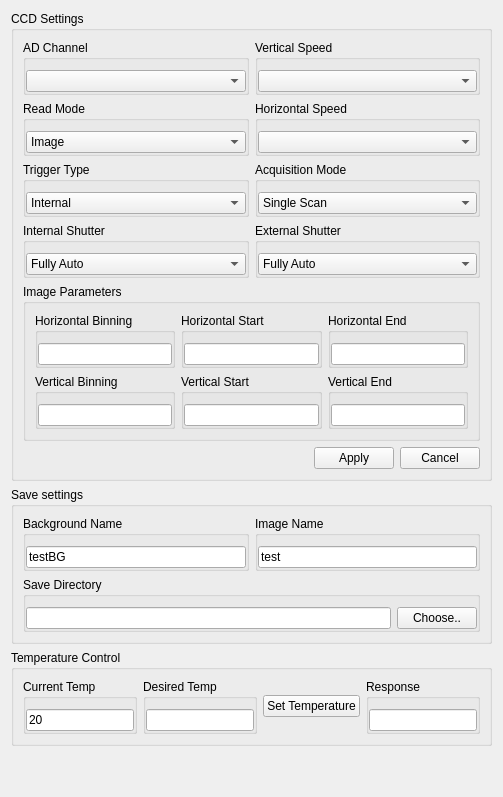
      <widget class="QWidget" name="tabSettings">
       <attribute name="title">
        <string>Settings</string>
       </attribute>
       <layout class="QVBoxLayout" name="verticalLayout_7">
        <item>
         <widget class="QGroupBox" name="gbSettings">
          <property name="title">
           <string>CCD Settings</string>
          </property>
          <layout class="QVBoxLayout" name="verticalLayout_5">
           <item>
            <layout class="QGridLayout" name="gridLayout_2">
             <item row="0" column="0">
              <widget class="QGroupBox" name="groupBox_6">
               <property name="title">
                <string>AD Channel</string>
               </property>
               <property name="flat">
                <bool>true</bool>
               </property>
               <layout class="QVBoxLayout" name="verticalLayout_4">
                <property name="leftMargin">
                 <number>0</number>
                </property>
                <property name="topMargin">
                 <number>10</number>
                </property>
                <property name="rightMargin">
                 <number>0</number>
                </property>
                <property name="bottomMargin">
                 <number>0</number>
                </property>
                <item>
                 <widget class="QComboBox" name="cSettingsADChannel"/>
                </item>
               </layout>
              </widget>
             </item>
             <item row="2" column="1">
              <widget class="QGroupBox" name="groupBox_13">
               <property name="title">
                <string>Horizontal Speed</string>
               </property>
               <property name="flat">
                <bool>true</bool>
               </property>
               <layout class="QHBoxLayout" name="horizontalLayout_11">
                <property name="leftMargin">
                 <number>0</number>
                </property>
                <property name="topMargin">
                 <number>10</number>
                </property>
                <property name="rightMargin">
                 <number>0</number>
                </property>
                <property name="bottomMargin">
                 <number>0</number>
                </property>
                <item>
                 <widget class="QComboBox" name="cSettingsHSS"/>
                </item>
               </layout>
              </widget>
             </item>
             <item row="0" column="1">
              <widget class="QGroupBox" name="groupBox_11">
               <property name="title">
                <string>Vertical Speed</string>
               </property>
               <property name="flat">
                <bool>true</bool>
               </property>
               <layout class="QHBoxLayout" name="horizontalLayout_9">
                <property name="leftMargin">
                 <number>0</number>
                </property>
                <property name="topMargin">
                 <number>10</number>
                </property>
                <property name="rightMargin">
                 <number>0</number>
                </property>
                <property name="bottomMargin">
                 <number>0</number>
                </property>
                <item>
                 <widget class="QComboBox" name="cSettingsVSS"/>
                </item>
               </layout>
              </widget>
             </item>
             <item row="2" column="0">
              <widget class="QGroupBox" name="groupBox_12">
               <property name="title">
                <string>Read Mode</string>
               </property>
               <property name="flat">
                <bool>true</bool>
               </property>
               <layout class="QHBoxLayout" name="horizontalLayout_10">
                <property name="leftMargin">
                 <number>0</number>
                </property>
                <property name="topMargin">
                 <number>10</number>
                </property>
                <property name="rightMargin">
                 <number>0</number>
                </property>
                <property name="bottomMargin">
                 <number>0</number>
                </property>
                <item>
                 <widget class="QComboBox" name="cSettingsReadMode">
                  <property name="currentIndex">
                   <number>4</number>
                  </property>
                  <item>
                   <property name="text">
                    <string>Full Vertical Binning</string>
                   </property>
                  </item>
                  <item>
                   <property name="text">
                    <string>Multi-Track</string>
                   </property>
                  </item>
                  <item>
                   <property name="text">
                    <string>Random-Track</string>
                   </property>
                  </item>
                  <item>
                   <property name="text">
                    <string>Single-Track</string>
                   </property>
                  </item>
                  <item>
                   <property name="text">
                    <string>Image</string>
                   </property>
                  </item>
                 </widget>
                </item>
               </layout>
              </widget>
             </item>
             <item row="3" column="0">
              <widget class="QGroupBox" name="groupBox_14">
               <property name="title">
                <string>Trigger Type</string>
               </property>
               <property name="flat">
                <bool>true</bool>
               </property>
               <layout class="QHBoxLayout" name="horizontalLayout_12">
                <property name="leftMargin">
                 <number>0</number>
                </property>
                <property name="topMargin">
                 <number>10</number>
                </property>
                <property name="rightMargin">
                 <number>0</number>
                </property>
                <property name="bottomMargin">
                 <number>0</number>
                </property>
                <item>
                 <widget class="QComboBox" name="cSettingsTrigger">
                  <item>
                   <property name="text">
                    <string>Internal</string>
                   </property>
                  </item>
                  <item>
                   <property name="text">
                    <string>External</string>
                   </property>
                  </item>
                 </widget>
                </item>
               </layout>
              </widget>
             </item>
             <item row="3" column="1">
              <widget class="QGroupBox" name="groupBox_15">
               <property name="title">
                <string>Acquisition Mode</string>
               </property>
               <property name="flat">
                <bool>true</bool>
               </property>
               <layout class="QHBoxLayout" name="horizontalLayout_13">
                <property name="leftMargin">
                 <number>0</number>
                </property>
                <property name="topMargin">
                 <number>10</number>
                </property>
                <property name="rightMargin">
                 <number>0</number>
                </property>
                <property name="bottomMargin">
                 <number>0</number>
                </property>
                <item>
                 <widget class="QComboBox" name="cSettingsAcquisitionMode">
                  <property name="currentIndex">
                   <number>1</number>
                  </property>
                  <item>
                   <property name="text">
                    <string>NA</string>
                   </property>
                  </item>
                  <item>
                   <property name="text">
                    <string>Single Scan</string>
                   </property>
                  </item>
                  <item>
                   <property name="text">
                    <string>Accumulate</string>
                   </property>
                  </item>
                  <item>
                   <property name="text">
                    <string>Kinetic</string>
                   </property>
                  </item>
                  <item>
                   <property name="text">
                    <string>Fast Kinetics</string>
                   </property>
                  </item>
                  <item>
                   <property name="text">
                    <string>Run till abort</string>
                   </property>
                  </item>
                  <item>
                   <property name="text">
                    <string>NA</string>
                   </property>
                  </item>
                  <item>
                   <property name="text">
                    <string>NA</string>
                   </property>
                  </item>
                  <item>
                   <property name="text">
                    <string>NA</string>
                   </property>
                  </item>
                  <item>
                   <property name="text">
                    <string>Time delayed integration</string>
                   </property>
                  </item>
                 </widget>
                </item>
               </layout>
              </widget>
             </item>
             <item row="4" column="1">
              <widget class="QGroupBox" name="groupBox_50">
               <property name="title">
                <string>External Shutter</string>
               </property>
               <property name="flat">
                <bool>true</bool>
               </property>
               <layout class="QHBoxLayout" name="horizontalLayout_42">
                <property name="leftMargin">
                 <number>0</number>
                </property>
                <property name="topMargin">
                 <number>10</number>
                </property>
                <property name="rightMargin">
                 <number>0</number>
                </property>
                <property name="bottomMargin">
                 <number>0</number>
                </property>
                <item>
                 <widget class="QComboBox" name="cSettingsShutterEx">
                  <item>
                   <property name="text">
                    <string>Fully Auto</string>
                   </property>
                  </item>
                  <item>
                   <property name="text">
                    <string>Permanently Open</string>
                   </property>
                  </item>
                  <item>
                   <property name="text">
                    <string>Permanently Closed</string>
                   </property>
                  </item>
                 </widget>
                </item>
               </layout>
              </widget>
             </item>
             <item row="4" column="0">
              <widget class="QGroupBox" name="groupBox_51">
               <property name="title">
                <string>Internal Shutter</string>
               </property>
               <property name="flat">
                <bool>true</bool>
               </property>
               <layout class="QHBoxLayout" name="horizontalLayout_43">
                <property name="leftMargin">
                 <number>0</number>
                </property>
                <property name="topMargin">
                 <number>10</number>
                </property>
                <property name="rightMargin">
                 <number>0</number>
                </property>
                <property name="bottomMargin">
                 <number>0</number>
                </property>
                <item>
                 <widget class="QComboBox" name="cSettingsShutter">
                  <item>
                   <property name="text">
                    <string>Fully Auto</string>
                   </property>
                  </item>
                  <item>
                   <property name="text">
                    <string>Permanently Open</string>
                   </property>
                  </item>
                  <item>
                   <property name="text">
                    <string>Permanently Closed</string>
                   </property>
                  </item>
                 </widget>
                </item>
               </layout>
              </widget>
             </item>
            </layout>
           </item>
           <item>
            <widget class="QGroupBox" name="gbImageParams">
             <property name="enabled">
              <bool>true</bool>
             </property>
             <property name="title">
              <string>Image Parameters</string>
             </property>
             <layout class="QHBoxLayout" name="horizontalLayout_2">
              <item>
               <layout class="QGridLayout" name="gridLayout_4">
                <item row="0" column="1">
                 <widget class="QGroupBox" name="groupBox_18">
                  <property name="title">
                   <string>Horizontal Start</string>
                  </property>
                  <property name="flat">
                   <bool>true</bool>
                  </property>
                  <layout class="QHBoxLayout" name="horizontalLayout_16">
                   <property name="leftMargin">
                    <number>0</number>
                   </property>
                   <property name="topMargin">
                    <number>10</number>
                   </property>
                   <property name="rightMargin">
                    <number>0</number>
                   </property>
                   <property name="bottomMargin">
                    <number>0</number>
                   </property>
                   <item>
                    <widget class="QINumberEdit" name="tHStart"/>
                   </item>
                  </layout>
                 </widget>
                </item>
                <item row="2" column="0">
                 <widget class="QGroupBox" name="groupBox_17">
                  <property name="title">
                   <string>Vertical Binning</string>
                  </property>
                  <property name="flat">
                   <bool>true</bool>
                  </property>
                  <layout class="QHBoxLayout" name="horizontalLayout_15">
                   <property name="leftMargin">
                    <number>0</number>
                   </property>
                   <property name="topMargin">
                    <number>10</number>
                   </property>
                   <property name="rightMargin">
                    <number>0</number>
                   </property>
                   <property name="bottomMargin">
                    <number>0</number>
                   </property>
                   <item>
                    <widget class="QINumberEdit" name="tVBin"/>
                   </item>
                  </layout>
                 </widget>
                </item>
                <item row="0" column="0">
                 <widget class="QGroupBox" name="groupBox_16">
                  <property name="title">
                   <string>Horizontal Binning</string>
                  </property>
                  <property name="flat">
                   <bool>true</bool>
                  </property>
                  <layout class="QHBoxLayout" name="horizontalLayout_14">
                   <property name="leftMargin">
                    <number>0</number>
                   </property>
                   <property name="topMargin">
                    <number>10</number>
                   </property>
                   <property name="rightMargin">
                    <number>0</number>
                   </property>
                   <property name="bottomMargin">
                    <number>0</number>
                   </property>
                   <item>
                    <widget class="QINumberEdit" name="tHBin"/>
                   </item>
                  </layout>
                 </widget>
                </item>
                <item row="0" column="2">
                 <widget class="QGroupBox" name="groupBox_19">
                  <property name="title">
                   <string>Horizontal End</string>
                  </property>
                  <property name="flat">
                   <bool>true</bool>
                  </property>
                  <layout class="QHBoxLayout" name="horizontalLayout_17">
                   <property name="leftMargin">
                    <number>0</number>
                   </property>
                   <property name="topMargin">
                    <number>10</number>
                   </property>
                   <property name="rightMargin">
                    <number>0</number>
                   </property>
                   <property name="bottomMargin">
                    <number>0</number>
                   </property>
                   <item>
                    <widget class="QINumberEdit" name="tHEnd"/>
                   </item>
                  </layout>
                 </widget>
                </item>
                <item row="2" column="1">
                 <widget class="QGroupBox" name="groupBox_20">
                  <property name="title">
                   <string>Vertical Start</string>
                  </property>
                  <property name="flat">
                   <bool>true</bool>
                  </property>
                  <layout class="QHBoxLayout" name="horizontalLayout_18">
                   <property name="leftMargin">
                    <number>0</number>
                   </property>
                   <property name="topMargin">
                    <number>10</number>
                   </property>
                   <property name="rightMargin">
                    <number>0</number>
                   </property>
                   <property name="bottomMargin">
                    <number>0</number>
                   </property>
                   <item>
                    <widget class="QINumberEdit" name="tVStart"/>
                   </item>
                  </layout>
                 </widget>
                </item>
                <item row="2" column="2">
                 <widget class="QGroupBox" name="groupBox_21">
                  <property name="title">
                   <string>Vertical End</string>
                  </property>
                  <property name="flat">
                   <bool>true</bool>
                  </property>
                  <layout class="QHBoxLayout" name="horizontalLayout_19">
                   <property name="leftMargin">
                    <number>0</number>
                   </property>
                   <property name="topMargin">
                    <number>10</number>
                   </property>
                   <property name="rightMargin">
                    <number>0</number>
                   </property>
                   <property name="bottomMargin">
                    <number>0</number>
                   </property>
                   <item>
                    <widget class="QINumberEdit" name="tVEnd"/>
                   </item>
                  </layout>
                 </widget>
                </item>
               </layout>
              </item>
             </layout>
            </widget>
           </item>
           <item>
            <layout class="QHBoxLayout" name="horizontalLayout_3">
             <item>
              <spacer name="horizontalSpacer_2">
               <property name="orientation">
                <enum>Qt::Horizontal</enum>
               </property>
               <property name="sizeHint" stdset="0">
                <size>
                 <width>40</width>
                 <height>20</height>
                </size>
               </property>
              </spacer>
             </item>
             <item>
              <widget class="QPushButton" name="bSettingsApply">
               <property name="text">
                <string>Apply</string>
               </property>
              </widget>
             </item>
             <item>
              <widget class="QPushButton" name="bSettingsCancel">
               <property name="text">
                <string>Cancel</string>
               </property>
              </widget>
             </item>
            </layout>
           </item>
          </layout>
         </widget>
        </item>
        <item>
         <widget class="QGroupBox" name="groupBox_5">
          <property name="title">
           <string>Save settings</string>
          </property>
          <layout class="QVBoxLayout" name="verticalLayout_3">
           <item>
            <layout class="QHBoxLayout" name="horizontalLayout_7">
             <item>
              <widget class="QGroupBox" name="groupBox_8">
               <property name="title">
                <string>Background Name</string>
               </property>
               <property name="flat">
                <bool>true</bool>
               </property>
               <layout class="QHBoxLayout" name="horizontalLayout_8">
                <property name="leftMargin">
                 <number>0</number>
                </property>
                <property name="topMargin">
                 <number>10</number>
                </property>
                <property name="rightMargin">
                 <number>0</number>
                </property>
                <property name="bottomMargin">
                 <number>0</number>
                </property>
                <item>
                 <widget class="QLineEdit" name="tBackgroundName">
                  <property name="sizePolicy">
                   <sizepolicy hsizetype="Expanding" vsizetype="Fixed">
                    <horstretch>0</horstretch>
                    <verstretch>0</verstretch>
                   </sizepolicy>
                  </property>
                  <property name="text">
                   <string>testBG</string>
                  </property>
                 </widget>
                </item>
               </layout>
              </widget>
             </item>
             <item>
              <widget class="QGroupBox" name="groupBox_7">
               <property name="title">
                <string>Image Name</string>
               </property>
               <property name="flat">
                <bool>true</bool>
               </property>
               <layout class="QVBoxLayout" name="verticalLayout_6">
                <property name="leftMargin">
                 <number>0</number>
                </property>
                <property name="topMargin">
                 <number>10</number>
                </property>
                <property name="rightMargin">
                 <number>0</number>
                </property>
                <property name="bottomMargin">
                 <number>0</number>
                </property>
                <item>
                 <widget class="QLineEdit" name="tImageName">
                  <property name="text">
                   <string>test</string>
                  </property>
                 </widget>
                </item>
               </layout>
              </widget>
             </item>
            </layout>
           </item>
           <item>
            <widget class="QGroupBox" name="groupBox_9">
             <property name="title">
              <string>Save Directory</string>
             </property>
             <property name="flat">
              <bool>true</bool>
             </property>
             <layout class="QHBoxLayout" name="horizontalLayout_5">
              <property name="leftMargin">
               <number>0</number>
              </property>
              <property name="topMargin">
               <number>10</number>
              </property>
              <property name="rightMargin">
               <number>0</number>
              </property>
              <property name="bottomMargin">
               <number>0</number>
              </property>
              <item>
               <widget class="QLineEdit" name="tSettingsDirectory"/>
              </item>
              <item>
               <widget class="QPushButton" name="bSettingsBGDirectory">
                <property name="text">
                 <string>Choose..</string>
                </property>
               </widget>
              </item>
             </layout>
            </widget>
           </item>
          </layout>
         </widget>
        </item>
        <item>
         <widget class="QGroupBox" name="groupBox_3">
          <property name="title">
           <string>Temperature Control</string>
          </property>
          <layout class="QHBoxLayout" name="horizontalLayout_4">
           <item>
            <widget class="QGroupBox" name="groupBox_22">
             <property name="title">
              <string>Current Temp</string>
             </property>
             <property name="flat">
              <bool>true</bool>
             </property>
             <layout class="QHBoxLayout" name="horizontalLayout_20">
              <property name="leftMargin">
               <number>0</number>
              </property>
              <property name="topMargin">
               <number>10</number>
              </property>
              <property name="rightMargin">
               <number>0</number>
              </property>
              <property name="bottomMargin">
               <number>0</number>
              </property>
              <item>
               <widget class="QLineEdit" name="tSettingsCurrTemp">
                <property name="text">
                 <string>20</string>
                </property>
                <property name="readOnly">
                 <bool>true</bool>
                </property>
               </widget>
              </item>
             </layout>
            </widget>
           </item>
           <item>
            <widget class="QGroupBox" name="groupBox_23">
             <property name="title">
              <string>Desired Temp</string>
             </property>
             <property name="flat">
              <bool>true</bool>
             </property>
             <layout class="QHBoxLayout" name="horizontalLayout_21">
              <property name="leftMargin">
               <number>0</number>
              </property>
              <property name="topMargin">
               <number>10</number>
              </property>
              <property name="rightMargin">
               <number>0</number>
              </property>
              <property name="bottomMargin">
               <number>0</number>
              </property>
              <item>
               <widget class="QINumberEdit" name="tSettingsGotoTemp"/>
              </item>
             </layout>
            </widget>
           </item>
           <item>
            <widget class="QPushButton" name="bSetTemp">
             <property name="text">
              <string>Set Temperature</string>
             </property>
            </widget>
           </item>
           <item>
            <widget class="QGroupBox" name="groupBox_24">
             <property name="sizePolicy">
              <sizepolicy hsizetype="Preferred" vsizetype="Preferred">
               <horstretch>1</horstretch>
               <verstretch>0</verstretch>
              </sizepolicy>
             </property>
             <property name="title">
              <string>Response</string>
             </property>
             <property name="flat">
              <bool>true</bool>
             </property>
             <layout class="QHBoxLayout" name="horizontalLayout_22">
              <property name="leftMargin">
               <number>0</number>
              </property>
              <property name="topMargin">
               <number>10</number>
              </property>
              <property name="rightMargin">
               <number>0</number>
              </property>
              <property name="bottomMargin">
               <number>0</number>
              </property>
              <item>
               <widget class="QLineEdit" name="tSettingsTempResponse">
                <property name="sizePolicy">
                 <sizepolicy hsizetype="Expanding" vsizetype="Fixed">
                  <horstretch>1</horstretch>
                  <verstretch>0</verstretch>
                 </sizepolicy>
                </property>
                <property name="readOnly">
                 <bool>true</bool>
                </property>
               </widget>
              </item>
             </layout>
            </widget>
           </item>
          </layout>
         </widget>
        </item>
        <item>
         <spacer name="verticalSpacer">
          <property name="orientation">
           <enum>Qt::Vertical</enum>
          </property>
          <property name="sizeHint" stdset="0">
           <size>
            <width>20</width>
            <height>40</height>
           </size>
          </property>
         </spacer>
        </item>
       </layout>
      </widget>
